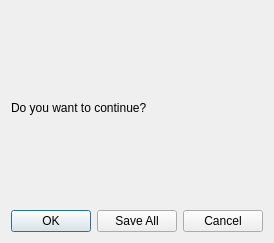
<?xml version="1.0" encoding="UTF-8"?>
<ui version="4.0">
 <class>InfoDialog</class>
 <widget class="QDialog" name="InfoDialog">
  <property name="geometry">
   <rect>
    <x>0</x>
    <y>0</y>
    <width>270</width>
    <height>243</height>
   </rect>
  </property>
  <property name="windowTitle">
   <string>Dialog</string>
  </property>
  <layout class="QVBoxLayout" name="verticalLayout">
   <item>
    <widget class="QLabel" name="label">
     <property name="text">
      <string>Do you want to continue?</string>
     </property>
    </widget>
   </item>
   <item>
    <widget class="QDialogButtonBox" name="buttonBox">
     <property name="standardButtons">
      <set>QDialogButtonBox::Cancel|QDialogButtonBox::Ok|QDialogButtonBox::SaveAll</set>
     </property>
    </widget>
   </item>
  </layout>
 </widget>
 <resources/>
 <connections/>
</ui>
